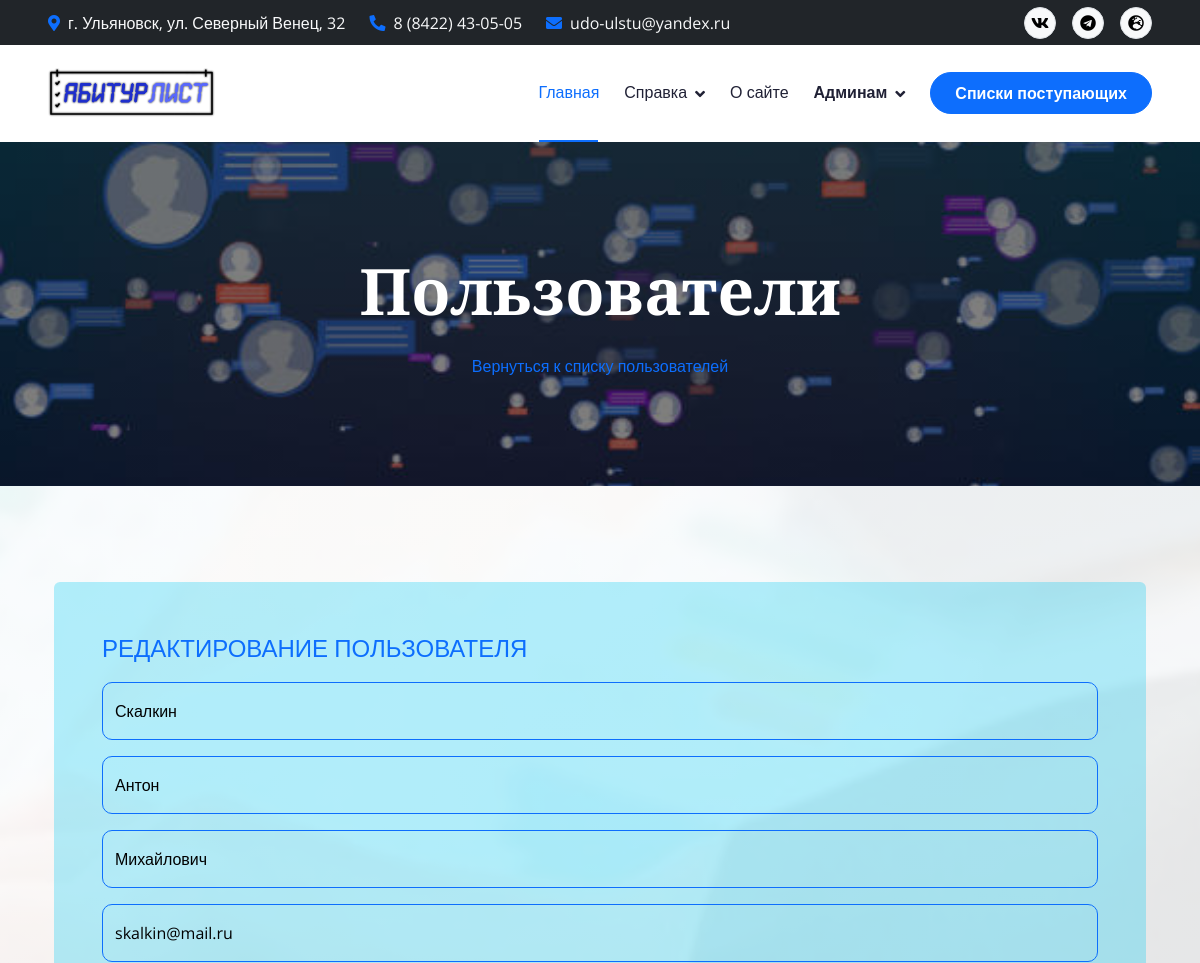
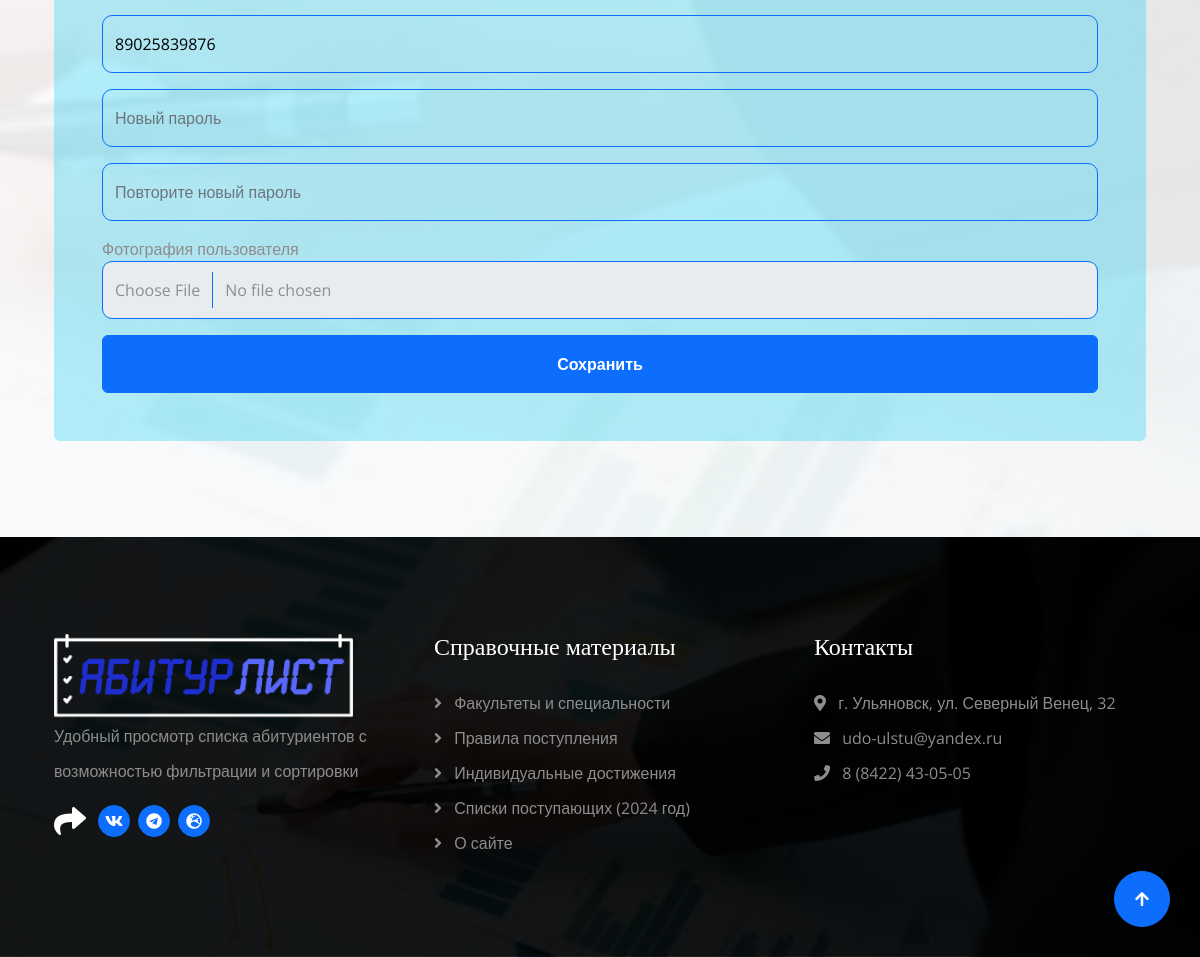
Screenshot of /users/edit/2 (signed in) with the database file from the repository (2 pictures, top to bottom).
### web_app/models.py (models this page shows)
class User(db.Model, UserMixin):
    __tablename__ = 'users'
    id = db.Column(db.Integer, primary_key=True)
    lastname = db.Column(db.String(30), nullable=False)
    surname = db.Column(db.String(30), nullable=False)
    patronymic = db.Column(db.String(30), nullable=True)
    email = db.Column(db.String(100), unique=True, nullable=False)
    telephone = db.Column(db.String(11), unique=True, nullable=False)
    password = db.Column(db.String(100), nullable=False)
    image_path = db.Column(db.String(500), nullable=True)

### web_app/views.py (the view, shortened to what this page needs)
@app.route('/users/edit/<user_id>', methods=['GET', 'POST'])
@login_required
def user_edit(user_id):
    if flask_login.current_user.id == 1 or flask_login.current_user.id == int(user_id):
        user = User.query.filter_by(id=user_id).first()
        lastname = request.form.get('lastname')
        surname = request.form.get('surname')
        patronymic = request.form.get('patronymic')
        email = request.form.get('email')
        telephone = request.form.get('telephone')
        new_password = request.form.get('new_password')
        new_password2 = request.form.get('new_password2')
        errors = False
    return render_template('user_edit.html', lastname=user.lastname, surname=user.surname, patronymic=user.patronymic,
                                       email=user.email, telephone=user.telephone)

### web_app/models.py (called while the page is built)
@manager.user_loader
def load_user(user_id):
    return User.query.get(user_id)

### web_app/views.py (called while the page is built)
@app.after_request
def redirect_to_signin(response):
    if response.status_code == 401:
        return redirect(url_for('login'))
    return response

### web_app/templates/user_edit.html (shortened to what this page needs)
{% extends 'base.html' %}
{% block content %}
        <div class="container-fluid bg-breadcrumb">
            <div class="container text-center py-5" style="max-width: 900px;">
                <h3 class="text-white display-3 mb-4 wow fadeInDown" data-wow-delay="0.1s">Пользователи</h1>
                <ol class="breadcrumb justify-content-center mb-0 wow fadeInDown" data-wow-delay="0.3s">
                    <li class="breadcrumb-item active text-primary"><a href="{{ url_for('users') }}">Вернуться к списку пользователей</a></li>
                </ol>
            </div>
        </div>
        <div class="container-fluid appointment py-5">
            <div class="container py-5">
                <div class="row g-5 align-items-center">
                    <div class="col-lg-12 wow fadeInRight" data-wow-delay="0.4s">
                        <div class="appointment-form rounded p-5">
                            <p class="fs-4 text-uppercase text-primary">Редактирование пользователя</p>
                            <form method="POST" enctype="multipart/form-data">
                                <div class="row gy-3 gx-4">
                                    {% if current_user.id == 1 %}
                                        <div class="col-xl-12">
                                            <input type="text" name="lastname" class="form-control py-3 border-primary bg-transparent text-black" placeholder="Фамилия" value="{{ lastname }}" required>
                                        </div>
                                        <div class="col-xl-12">
                                            <input type="text" name="surname" class="form-control py-3 border-primary bg-transparent text-black" placeholder="Имя" value="{{ surname }}" required>
                                        </div>
                                        <div class="col-xl-12">
                                            <input type="text" name="patronymic" class="form-control py-3 border-primary bg-transparent text-black" placeholder="Отчество (при наличии)" value="{{ patronymic }}">
                                        </div>
                                    {% endif %}
                                    <div class="col-xl-12">
                                        <input type="email" name="email" class="form-control py-3 border-primary bg-transparent text-black" placeholder="Email" value="{{ email }}" required>
                                    </div>
                                    <div class="col-xl-12">
                                        <input type="phone" name="telephone" class="form-control py-3 border-primary bg-transparent text-black" placeholder="Телефон" value="{{ telephone }}" required>
                                    </div>
                                    {% if current_user.id == 1 %}
                                        <div class="col-xl-12">
                                            <input type="password" name="new_password" class="form-control py-3 border-primary bg-transparent text-black" placeholder="Новый пароль">
                                        </div>
                                        <div class="col-xl-12">
                                            <input type="password" name="new_password2" class="form-control py-3 border-primary bg-transparent text-black" placeholder="Повторите новый пароль">
                                        </div>
                                    {% endif %}
                                    <label>Фотография пользователя
                                      <input type="file" name="avatar" accept="image/png, image/gif, image/jpeg" class="form-control py-3 border-primary"/>
                                    </label>
                                    <div class="col-12">
                                        <button type="submit" class="btn btn-primary text-white w-100 py-3 px-5">Сохранить</button>
                                    </div>
                                </div>
                            </form>
                        </div>
                    </div>
                </div>
            </div>
        </div>
{% endblock %}

### web_app/static/css/style.css (style rules this page uses)
.btn { font-weight: 600; transition: .5s; }
.btn.btn-primary { box-shadow: inset 0 0 0 0 var(--bs-blue); }
.bg-breadcrumb { background: linear-gradient(rgba(0, 0, 0, 0.5), rgba(0, 0, 0, 0.5)), url(../img/page_users.jpg); background-position: center center; background-repeat: no-repeat; background-size: cover; padding: 160px 0 60px 0; }
.bg-breadcrumb .breadcrumb-item a { color: var(--bs-primary) !important; }
.appointment { background: linear-gradient(rgba(255, 255, 255, 0.9), rgba(255, 255, 255, 0.9)), url(../img/carousel-2.jpg); background-position: center center; background-repeat: no-repeat; background-size: cover; background-attachment: fixed; }
.appointment .appointment-form { background: rgba(13, 202, 240, 0.3); }
.appointment .appointment-form .btn.btn-primary { box-shadow: inset 0 0 0 0 var(--bs-blue); }

### rows the page displays
User: lastname "Скалкин", surname "Антон", patronymic "Михайлович", email "skalkin@mail.ru", telephone "89025839876"
